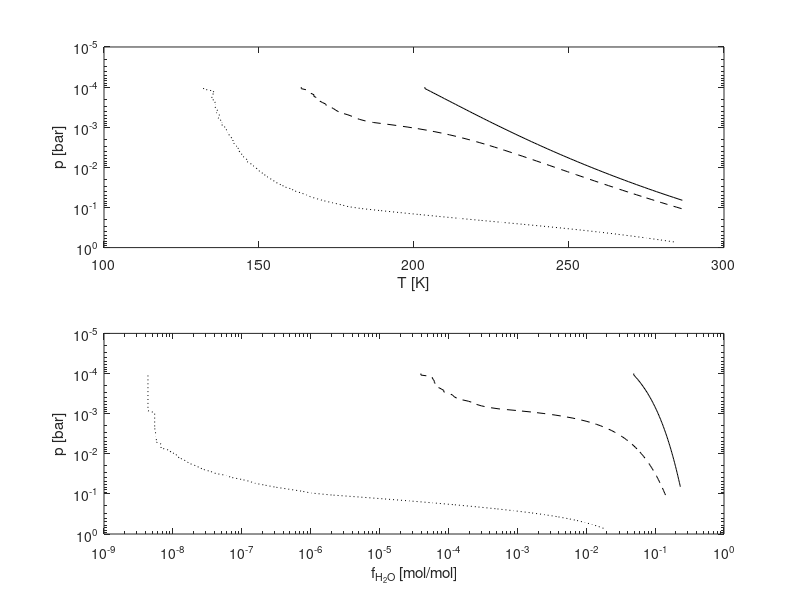

Write the MATLAB code that produced this figure.
%% plot_results.m
% produce T-p profiles from iterated kcm1d.e for N2-CO2-H2O mixtures
% reproduces Fig. 3 of Wordsworth & Pierrehumbert (2014), ApJ.

close all
clear all

load results.mat

for ii=1:3
    
    if(ii==1)
        style = 'k';
    elseif(ii==2)
        style = 'k--';
    else
        style = 'k:';
    end
    
    figure(1)
    subplot(2,1,1)
    semilogy(T(:,ii),p(:,ii),style); hold on
    scatter(Tsurf(ii),psurf(ii),'kx')
    
    subplot(2,1,2)
    loglog(f(:,ii),p(:,ii),style); hold on
        
end

figure(1)
subplot(2,1,1)
axis ij
xlabel('T [K]')
ylabel('p [bar]')

subplot(2,1,2)
axis ij
xlabel('f_{H_2O} [mol/mol]')
ylabel('p [bar]')
